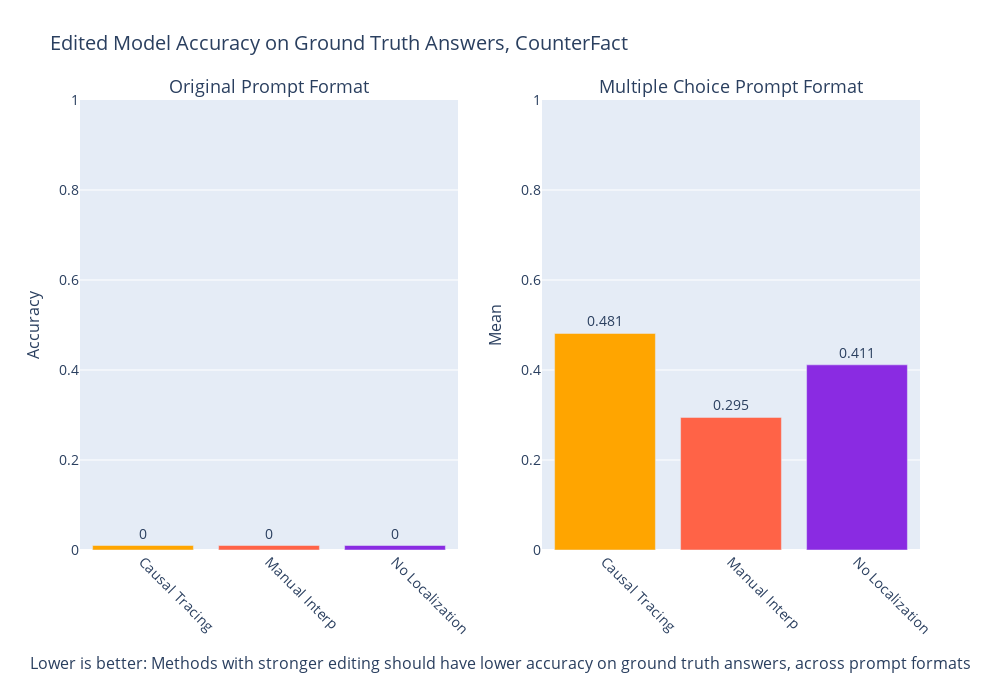

Notebook cell for this chart:
### Code cell
import plotly.graph_objects as go
from plotly.subplots import make_subplots
import matplotlib.colors as mcolors
import numpy as np

# Create subplots
fig = make_subplots(rows=1, cols=2, subplot_titles=('Original Prompt Format', 'Multiple Choice Prompt Format'))

# Define color map and rename "new_forget_ct"
color_map = {
    "new_forget_ct": "#FFA500",  # Standard orange
    "manual_interp": "#FF6347",  # Tomato (a softer red)
    "nonlocalized": "#8A2BE2"    # Blue Violet (a vibrant purple)
}
name_map = {
    "new_forget_ct": "Causal Tracing",
    "manual_interp": "Manual Interp",
    "nonlocalized": "No Localization"
}

# Filter the data to include only the specified localization types
filtered_df = combined_df.loc[list(name_map.keys())]

# Data
localization_types = filtered_df.index
forget_fact_accuracy = filtered_df['forget_fact_accuracy']
mc_forget_mean = filtered_df['mc_forget_mean']

# Function to get color
def get_color(localization_type):
    return color_map[localization_type]

# Function to get name
def get_name(localization_type):
    return name_map[localization_type]

# Function to adjust near-zero values
def adjust_near_zero(values, min_height=0.01):
    return np.maximum(values, min_height)

# Add bars for forget_fact_accuracy
fig.add_trace(
    go.Bar(
        x=[get_name(lt) for lt in localization_types],
        y=adjust_near_zero(forget_fact_accuracy),
        text=forget_fact_accuracy.round(3),
        textposition='outside',
        name='Forget Fact Accuracy',
        marker_color=[get_color(lt) for lt in localization_types],
        textfont=dict(size=14)
    ),
    row=1, col=1
)

# Add bars for mc_forget_mean
fig.add_trace(
    go.Bar(
        x=[get_name(lt) for lt in localization_types],
        y=adjust_near_zero(mc_forget_mean),
        text=mc_forget_mean.round(3),
        textposition='outside',
        name='MC Forget Mean',
        marker_color=[get_color(lt) for lt in localization_types],
        textfont=dict(size=14)
    ),
    row=1, col=2
)

# Update layout
fig.update_layout(
    height=700,  # Increased height to accommodate the new text
    width=1000,
    title_text=f"Edited Model Accuracy on Ground Truth Answers, CounterFact",
    title_font=dict(size=20),
    showlegend=False,
    yaxis=dict(range=[0, 1], title='Accuracy', title_font=dict(size=16), tickfont=dict(size=14)),
    yaxis2=dict(range=[0, 1], title='Mean', title_font=dict(size=16), tickfont=dict(size=14)),
    font=dict(size=14),  # This sets a base font size for all text
    margin=dict(b=150),  # Increase bottom margin to make room for the text
)

# Update x-axis
fig.update_xaxes(tickangle=45, tickfont=dict(size=14))

# Update subplot titles
for i in fig['layout']['annotations']:
    i['font'] = dict(size=18)

# Add explanatory text at the bottom
fig.add_annotation(
    text="Lower is better: Methods with stronger editing should have lower accuracy on ground truth answers, across prompt formats",
    xref="paper", yref="paper",
    x=0.5, y=-0.28,  # Positioned at the bottom center
    showarrow=False,
    font=dict(size=16),
    align="center",
)

# Show plot
fig.show()

### Figure 1 — Plotly figure (JSON) as saved in the notebook; plotly's stock layout.template omitted (floating-point values rounded to 4 significant figures)
{"data": [{"marker": {"color": ["#FFA500", "#FF6347", "#8A2BE2"]}, "name": "Forget Fact Accuracy", "text": [0, 0, 0], "textfont": {"size": 14}, "textposition": "outside", "type": "bar", "x": ["Causal Tracing", "Manual Interp", "No Localization"], "xaxis": "x", "y": [0.01, 0.01, 0.01], "yaxis": "y"}, {"marker": {"color": ["#FFA500", "#FF6347", "#8A2BE2"]}, "name": "MC Forget Mean", "text": [0.481, 0.295, 0.411], "textfont": {"size": 14}, "textposition": "outside", "type": "bar", "x": ["Causal Tracing", "Manual Interp", "No Localization"], "xaxis": "x2", "y": [0.4812, 0.2947, 0.4115], "yaxis": "y2"}], "layout": {"annotations": [{"font": {"size": 18}, "showarrow": false, "text": "Original Prompt Format", "x": 0.225, "xanchor": "center", "xref": "paper", "y": 1, "yanchor": "bottom", "yref": "paper"}, {"font": {"size": 18}, "showarrow": false, "text": "Multiple Choice Prompt Format", "x": 0.775, "xanchor": "center", "xref": "paper", "y": 1, "yanchor": "bottom", "yref": "paper"}, {"align": "center", "font": {"size": 16}, "showarrow": false, "text": "Lower is better: Methods with stronger editing should have lower accuracy on ground truth answers, across prompt formats", "x": 0.5, "xref": "paper", "y": -0.28, "yref": "paper"}], "font": {"size": 14}, "height": 700, "margin": {"b": 150}, "showlegend": false, "title": {"font": {"size": 20}, "text": "Edited Model Accuracy on Ground Truth Answers, CounterFact"}, "width": 1000, "xaxis": {"anchor": "y", "domain": [0, 0.45], "tickangle": 45, "tickfont": {"size": 14}}, "xaxis2": {"anchor": "y2", "domain": [0.55, 1], "tickangle": 45, "tickfont": {"size": 14}}, "yaxis": {"anchor": "x", "domain": [0, 1], "range": [0, 1], "tickfont": {"size": 14}, "title": {"font": {"size": 16}, "text": "Accuracy"}}, "yaxis2": {"anchor": "x2", "domain": [0, 1], "range": [0, 1], "tickfont": {"size": 14}, "title": {"font": {"size": 16}, "text": "Mean"}}}}
